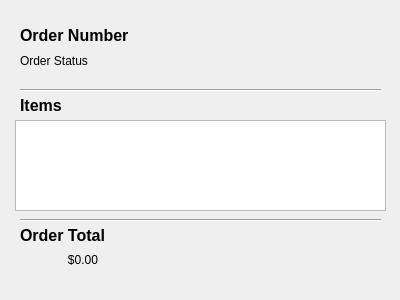
<?xml version="1.0" encoding="UTF-8"?>
<ui version="4.0">
 <class>DisplayOrderDialog</class>
 <widget class="QWidget" name="DisplayOrderDialog">
  <property name="geometry">
   <rect>
    <x>0</x>
    <y>0</y>
    <width>400</width>
    <height>300</height>
   </rect>
  </property>
  <property name="windowTitle">
   <string>Form</string>
  </property>
  <widget class="QLabel" name="orderNumberLabel">
   <property name="geometry">
    <rect>
     <x>20</x>
     <y>20</y>
     <width>151</width>
     <height>31</height>
    </rect>
   </property>
   <property name="styleSheet">
    <string notr="true">font-size: 16px;
font-weight: 600;</string>
   </property>
   <property name="text">
    <string>Order Number</string>
   </property>
  </widget>
  <widget class="QLabel" name="orderStatusLabel">
   <property name="geometry">
    <rect>
     <x>20</x>
     <y>50</y>
     <width>161</width>
     <height>21</height>
    </rect>
   </property>
   <property name="text">
    <string>Order Status</string>
   </property>
  </widget>
  <widget class="QLabel" name="orderTotalLabel">
   <property name="geometry">
    <rect>
     <x>20</x>
     <y>220</y>
     <width>91</width>
     <height>31</height>
    </rect>
   </property>
   <property name="styleSheet">
    <string notr="true">font-size: 16px;
font-weight: 600;</string>
   </property>
   <property name="text">
    <string>Order Total</string>
   </property>
  </widget>
  <widget class="QLabel" name="itemsLabel">
   <property name="geometry">
    <rect>
     <x>20</x>
     <y>90</y>
     <width>101</width>
     <height>31</height>
    </rect>
   </property>
   <property name="styleSheet">
    <string notr="true">font-size: 16px;
font-weight: 600;</string>
   </property>
   <property name="text">
    <string>Items</string>
   </property>
  </widget>
  <widget class="Line" name="line">
   <property name="geometry">
    <rect>
     <x>20</x>
     <y>80</y>
     <width>361</width>
     <height>20</height>
    </rect>
   </property>
   <property name="orientation">
    <enum>Qt::Orientation::Horizontal</enum>
   </property>
  </widget>
  <widget class="Line" name="line_2">
   <property name="geometry">
    <rect>
     <x>20</x>
     <y>210</y>
     <width>361</width>
     <height>20</height>
    </rect>
   </property>
   <property name="orientation">
    <enum>Qt::Orientation::Horizontal</enum>
   </property>
  </widget>
  <widget class="QLabel" name="priceLabel">
   <property name="geometry">
    <rect>
     <x>27</x>
     <y>250</y>
     <width>71</width>
     <height>20</height>
    </rect>
   </property>
   <property name="text">
    <string>$0.00</string>
   </property>
   <property name="alignment">
    <set>Qt::AlignmentFlag::AlignRight|Qt::AlignmentFlag::AlignTrailing|Qt::AlignmentFlag::AlignVCenter</set>
   </property>
  </widget>
  <widget class="QListWidget" name="itemList">
   <property name="geometry">
    <rect>
     <x>15</x>
     <y>120</y>
     <width>371</width>
     <height>91</height>
    </rect>
   </property>
  </widget>
 </widget>
 <resources/>
 <connections/>
</ui>
